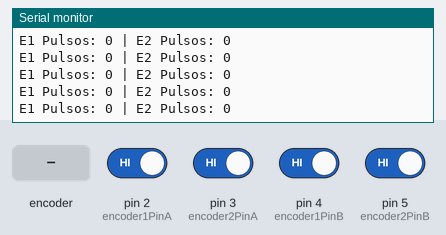
The sketch below on a simulated Arduino Uno, built with avr-gcc and run on an emulated ATmega328P. On the bench: the last lines printed to the serial monitor. The inputs (shaded band) are chosen by the test bench; at power-on: pin 2 (encoder1PinA), pin 3 (encoder2PinA), pin 4 (encoder1PinB), pin 5 (encoder2PinB) HIGH.

Above: at 1.2 s.
1.3 s: pin 3 (encoder2PinA) driven LOW
At 1.56 s:
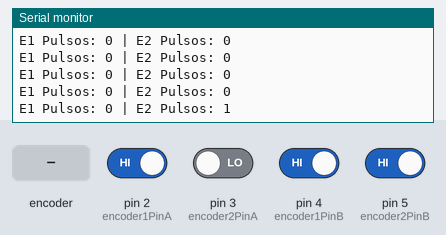
2.8 s: rotary encoder on pin 2 (encoder1PinA) / pin 4 (encoder1PinB) turned 1 step (first pin leading)
At 2.96 s:
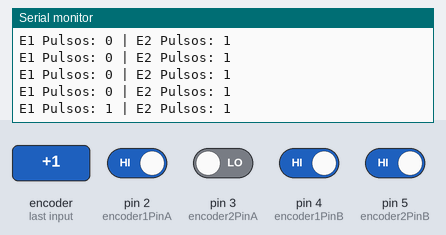
4.5 s: pin 3 (encoder2PinA) driven HIGH
At 4.76 s:
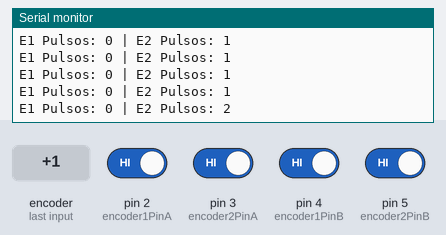
6.0 s: rotary encoder on pin 2 (encoder1PinA) / pin 4 (encoder1PinB) turned 1 step (first pin leading)
At 6.17 s:
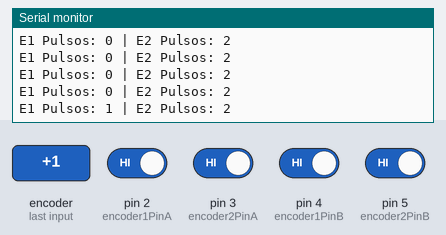
Timing chart, 0 to 8.7 s (numbered marks = the images above; inputs shaded):
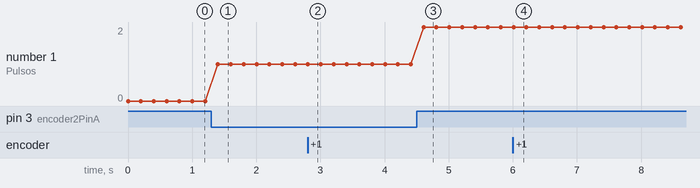

Measured:
- after the input at 1.3 s, the serial monitor: prints a new line after 0.10 s (image 1)
- after the input at 2.8 s, the serial monitor: prints a new line at once (image 2)
- after the input at 4.5 s, the serial monitor: prints a new line after 0.11 s (image 3)
- after the input at 6.0 s, the serial monitor: prints a new line at once (image 4)

The sketch:

pruebaEncoders.ino
```cpp
// Pines de los Encoders
// Motor 1
const int encoder1PinA = 2; // DEBE SER UN PIN DE INTERRUPCIÓN (Pin 2 en Arduino Uno)
const int encoder1PinB = 4;

// Motor 2
const int encoder2PinA = 3; // DEBE SER UN PIN DE INTERRUPCIÓN (Pin 3 en Arduino Uno)
const int encoder2PinB = 5;

// Variables para el conteo de pulsos (volatile es crucial para interrupciones)
volatile long encoder1Count = 0;
volatile long encoder2Count = 0;

void setup() {
  Serial.begin(115200);
  Serial.println("Inicializando Encoders...");

  // Configuración de Pines de ENTRADA con Pull-up
  pinMode(encoder1PinA, INPUT_PULLUP);
  pinMode(encoder1PinB, INPUT_PULLUP);
  pinMode(encoder2PinA, INPUT_PULLUP);
  pinMode(encoder2PinB, INPUT_PULLUP);

  // 1. Adjuntar Interrupción para el Motor 1
  // 'CHANGE' permite contar los flancos ascendentes y descendentes (doble resolución).
  attachInterrupt(digitalPinToInterrupt(encoder1PinA), readEncoder1, CHANGE);

  // 2. Adjuntar Interrupción para el Motor 2
  attachInterrupt(digitalPinToInterrupt(encoder2PinA), readEncoder2, CHANGE);
}

// =======================================================
// RUTINAS DE SERVICIO DE INTERRUPCIÓN (ISR)
// NO deben contener Serial.print() o delay()
// =======================================================

// Función para el Motor 1
void readEncoder1() {
  // Comprueba si el pin B está alto o bajo para determinar la dirección
  if (digitalRead(encoder1PinB) == HIGH) {
    encoder1Count++;
  } else {
    encoder1Count--;
  }
}

// Función para el Motor 2
void readEncoder2() {
  // Comprueba si el pin B está alto o bajo para determinar la dirección
  if (digitalRead(encoder2PinB) == HIGH) {
    encoder2Count++;
  } else {
    encoder2Count--;
  }
}

// =======================================================
// BUCLE PRINCIPAL
// =======================================================

void loop() {
  // Se recomienda deshabilitar temporalmente las interrupciones
  // al leer las variables para asegurar una lectura atómica (sin cambios a mitad de lectura).
  noInterrupts();
  long currentCount1 = encoder1Count;
  long currentCount2 = encoder2Count;
  interrupts();

  Serial.print("E1 Pulsos: ");
  Serial.print(currentCount1);
  Serial.print(" | E2 Pulsos: ");
  Serial.println(currentCount2);

  delay(200);
}
```
